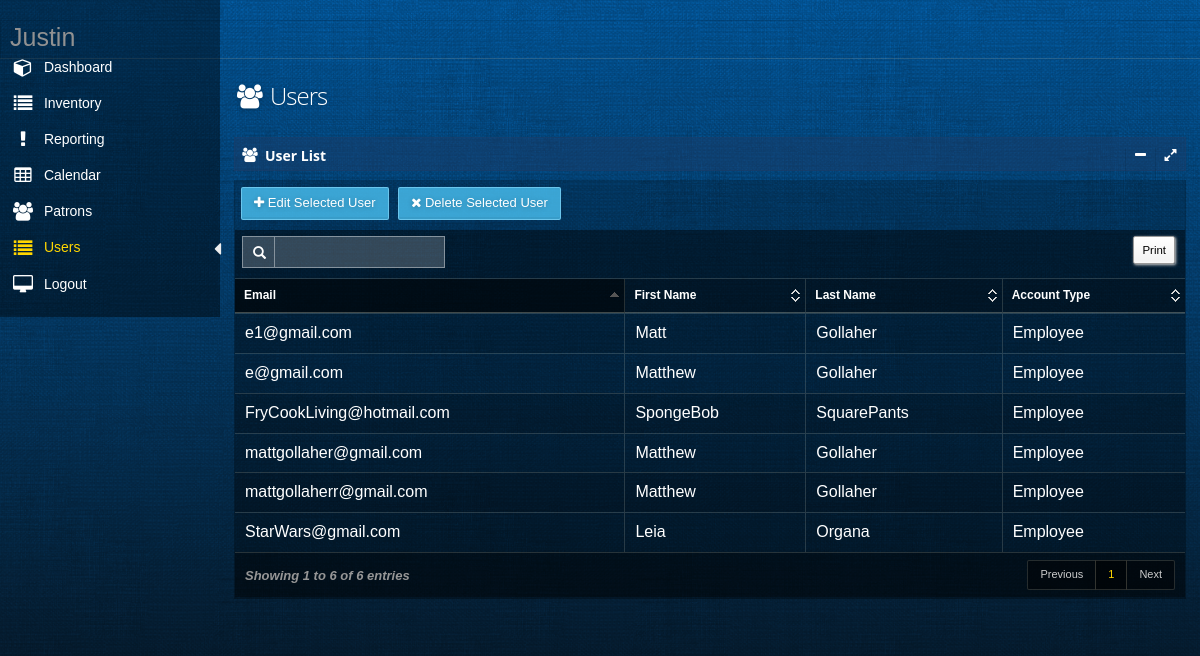
The page /userViewAdmin (signed in) on the database as committed earlier.
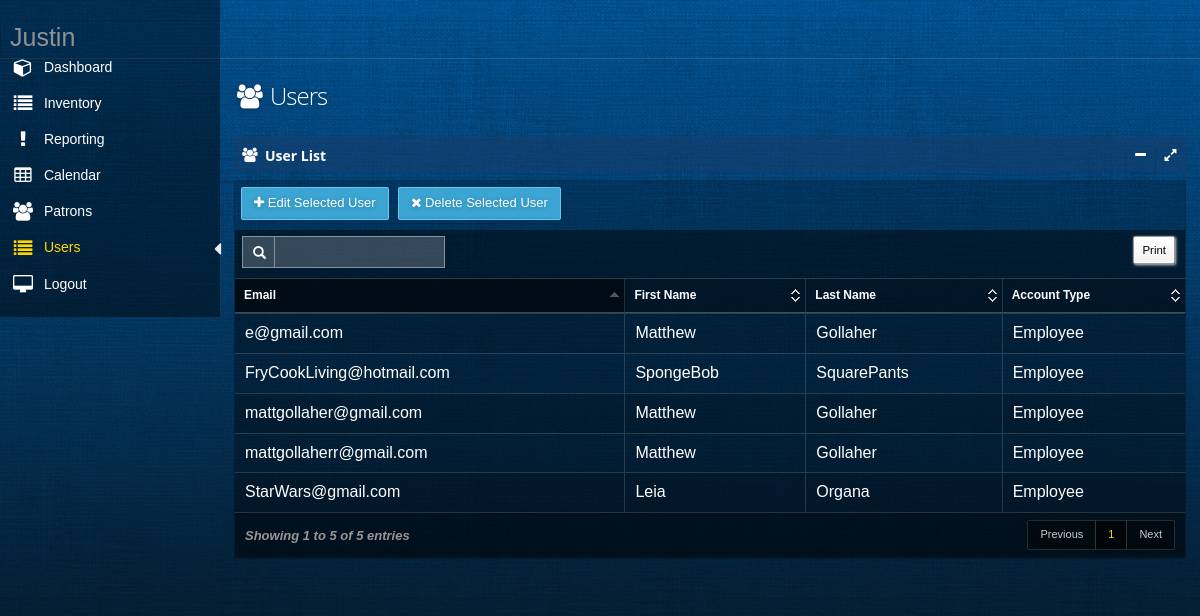
The same page on the database as committed later.
### tables this page shows
CREATE TABLE "User" (
	`Email`	TEXT NOT NULL UNIQUE,
	`Password`	TEXT NOT NULL,
	`AccountType`	TEXT NOT NULL,
	`FirstName`	TEXT NOT NULL,
	`LastName`	TEXT NOT NULL,
	PRIMARY KEY(`Email`)
);

### app.py (the view)
@app.route('/userViewAdmin')
def userViewAdmin():
    return userViewModule.userViewAdmin()

### databaseFunctions.py (called while the page is built)
def getAllEmployeeUserEmails():
    with engine.connect() as connection:
        sqlText = text("SELECT Email FROM User WHERE AccountType = 'Employee' ORDER by LastName, FirstName, Email")
        result = engine.execute(sqlText)
        emails = []
        for row in result:
            emails.append(row[0])
        if not emails:
            return None
        else:
            return emails

def getAllEmployeeUserFirstNames():
    with engine.connect() as connection:
        sqlText = text("SELECT FirstName FROM User WHERE AccountType = 'Employee' ORDER by LastName, FirstName, Email")
        result = engine.execute(sqlText)
        firstNames = []
        for row in result:
            firstNames.append(row[0])
        if not firstNames:
            return None
        else:
            return firstNames

def getAllEmployeeUserLastNames():
    with engine.connect() as connection:
        sqlText = text("SELECT LastName FROM User WHERE AccountType = 'Employee' ORDER by LastName, FirstName, Email")
        result = engine.execute(sqlText)
        lastNames = []
        for row in result:
            lastNames.append(row[0])
        if not lastNames:
            return None
        else:
            return lastNames

def getAllEmployeeUserAccountTypes():
    with engine.connect() as connection:
        sqlText = text("SELECT AccountType FROM User WHERE AccountType = 'Employee' ORDER by LastName, FirstName, Email")
        result = engine.execute(sqlText)
        accountTypes = []
        for row in result:
            accountTypes.append(row[0])
        if not accountTypes:
            return None
        else:
            return accountTypes

### userViewModule.py (called while the page is built)
def userViewAdmin():
    if not session.get('isLoggedIn'):
        return redirect('login')
    userTable = {}
    userTable['email'] = databaseFunctions.getAllEmployeeUserEmails()
    userTable['firstName'] = databaseFunctions.getAllEmployeeUserFirstNames()
    userTable['lastName'] = databaseFunctions.getAllEmployeeUserLastNames()
    userTable['accountType'] = databaseFunctions.getAllEmployeeUserAccountTypes()
    userTable = [dict(email=e, firstName=f, lastName=l, accountType = a) for e, f, l, a in zip(userTable['email'], userTable['firstName'], userTable['lastName'], userTable['accountType'])]
    return render_template('userViewManager.html', userTable = userTable)

### templates/userViewManager.html (shortened to what this page needs)
﻿{% extends "layout.html" %}
{% block body %}
<div id="main" role="main">
    <div id="content">
        <div class="row">
            <div class="col-xs-12 col-sm-7 col-md-7 col-lg-4">
                <h1 class="page-title txt-color-blueDark">
                    <i class="fa-fw fa fa-users"></i>
                    Users
                </h1>
            </div>
        </div>
        <section id="widget-grid" class="">
            <div class="row">
                <article class="col-xs-12 col-sm-12 col-md-12 col-lg-12">
                    <div class="jarviswidget jarviswidget-color-blueDark" id="wid-id-1" data-widget-editbutton="false" data-widget-colorbutton="false" data-widget-deletebutton="false">
                        <header style="padding-top:10px">
                            <span class="widget-icon"> <i class="fa fa-users"></i> </span>
                            <h2 style="line-height:15px"><strong>User List</strong></h2>
                        </header>
                        <div>
                            <div class="widget-body no-padding">
                                <div style="padding-bottom:10px; padding-right: 5px; padding-top: 7px;">
                                    <button class="btn btn-primary" id="editUser" style="margin-left:6px;" data-target="#editModal">
                                        <i class="fa fa-plus"></i> <span class="hidden-mobile">Edit Selected User</span>
                                    </button>
                                    <button class="btn btn-primary" style="margin-left:6px;" id="deleteButton">
                                        <i class="fa fa-times"></i> <span class="hidden-mobile">Delete Selected User</span>
                                    </button>
                                </div>
                                <table id="datatable" class="table table-striped table-bordered table-hover">
                                    <thead>
                                        <tr>
                                            <th>Email</th>
                                            <th>First Name</th>
                                            <th>Last Name</th=>
                                            <th>Account Type</th>
                                        </tr>
                                    </thead>
                                    <tbody>
                                        {% for row in userTable %}
                                        <tr id="tr">
                                            <td>{{ row['email'] }}</td>
                                            <td>{{ row['firstName'] }}</td>
                                            <td>{{ row['lastName'] }}</td>
                                            <td>{{ row['accountType'] }}</td>
                                        </tr>
                                        {% endfor %}
                                    </tbody>
                                </table>
                            </div>
                        </div>
                    </div>
                </article>
            </div>
        </section>
    </div>
</div>
    {% endblock %}

### templates/layout.html (shortened to what this page needs)
﻿<!DOCTYPE html>
<link rel="stylesheet" type="text/css" href="static/css/bootstrap.min.css">
<link rel="stylesheet" type="text/css" href="static/css/font-awesome.min.css">
<link rel="stylesheet" type="text/css" href="static/css/smartadmin-production-plugins.min.css">
<link rel="stylesheet" type="text/css" href="static/css/smartadmin-production.min.css">
<link rel="stylesheet" type="text/css" href="static/css/smartadmin-skins.min.css">
<link rel="stylesheet" type="text/css" href="static/css/smartadmin-rtl.min.css">
<link rel="stylesheet" type="text/css" href="static/css/styles.css">
<link rel="stylesheet" type="text/css" href="static/css/signature-pad.css">
<link rel="stylesheet" type="text/css" href="static/css/jquery-confirm.css">
<html lang="en-us">
<head>
</head>
<body class="smart-style-5">
    {% if session['isLoggedIn'] %}
    <div class="login-info" style="font-size:25px">
        <span>
            <span>
                {{ session['currentUserFirstName'] }} <br />
            </span>
        </span>
    </div>
    {% if session['currentUserAccountType'] != 'Employee' %}
    <aside id="left-panel" style="height:317px; min-height:0px;">
        {% endif %}
            <nav>
                <ul id="navbarList">
                    <li>
                        <a href="index"><i class="fa fa-lg fa-fw fa-cube"></i> <span class="menu-item-parent">Dashboard</span></a>
                    </li>
                    <li>
                        <a href="inventory"><i class="fa fa-lg fa-fw fa-list"></i> <span class="menu-item-parent">Inventory</span></a>
                    </li>
                    <li>
                        <a href="reporting"><i class="fa fa-lg fa-fw fa-exclamation"></i> <span class="menu-item-parent">Reporting</span></a>
                    </li>
                    <li>
                        <a href="calendar"><i class="fa fa-lg fa-fw fa-table"></i> <span class="menu-item-parent">Calendar</span></a>
                    </li>
                    <li>
                        <a href="patrons"><i class="fa fa-lg fa-fw fa-users"></i> <span class="menu-item-parent">Patrons</span></a>
                    </li>
                    {% if session['currentUserAccountType'] != 'Employee' %}
                    <li>
                        <a href="users"><i class="fa fa-lg fa-fw fa-list"></i> <span class="menu-item-parent">Users</span></a>
                    </li>
                    {% endif %}
                    <li>
                        <a href="#" id="logoutItem"><i class="fa fa-lg fa-fw fa-desktop"></i> <span class="menu-item-parent">Logout</span></a>
                    </li>
                </ul>
            </nav>
        </aside>
        {% endif %}
        {% block body %}{% endblock %}
</body>
</html>

### static/css/styles.css (style rules this page uses)
body { width:100%; height:100% }

### static/css/signature-pad.css (style rules this page uses)
body { font-family: Helvetica, Sans-Serif; -moz-user-select: none; -webkit-user-select: none; -ms-user-select: none; }

Rows that differ between the two databases and show on the page:
removed User: email "e1@gmail.com", firstName "Matt", lastName "Gollaher", accountType "Employee"
Other text that changed with them:
text written by a page script: "Print Showing 1 to 6 of 6 entries Previous 1 Next" → "Print Showing 1 to 5 of 5 entries Previous 1 Next"
